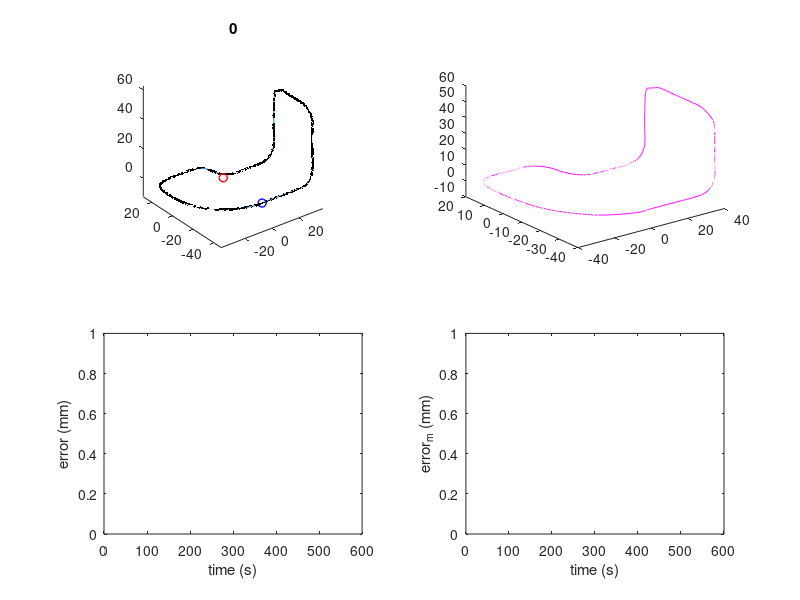

MATLAB code to generate this figure: (Note: this script raises an error after producing the figure.)

% TODO: Loop condition is bad
% only update control points 1x per iteration.

%Z,X,Y
wp = [-37.5000000000000,0,0;-36.5050000000000,0,-8.58000000000000;-32.7890000000000,0,-18.1900000000000;-28.8600000000000,0,-23.9300000000000;-21.7250000000000,0,-30.5660000000000;-12.4100000000000,0,-35.3800000000000;0,0,-37.5000000000000;8.75000000000000,0,-37.5000000000000;11.3200000000000,0,-37.1630000000000;14.9000000000000,0,-35.3800000000000;17.7280000000000,0,-31.9040000000000;18.7500000000000,0,-25.6980000000000;18.7500000000000,0,-18.7500000000000;18.7500000000000,0,-14.0150000000000;18.2850000000000,0,-6.98600000000000;13.4390000000000,0,-1.16800000000000;6.55000000000000,0,0.614000000000000;1.27000000000000,0,5.12200000000000;0,0,12.1430000000000;0,0,23.7500000000000;0,0,27.5000000000000;0,0.874000000000000,31.5800000000000;0,3.80000000000000,35.3400000000000;0,10,37.5000000000000;0,19,37.5000000000000;0,28.8000000000000,37.5000000000000;-0.548000000000000,43.2660000000000,37.5000000000000;-2.92900000000000,47.0710000000000,37.5000000000000;-7.15000000000000,49.5800000000000,37.5000000000000;-11.8160000000000,50,37.5000000000000;-19.6000000000000,50,37.5000000000000;-27.5000000000000,50,37.5000000000000;-31.3200000000000,49.2400000000000,37.5000000000000;-35.4800000000000,46.0270000000000,37.5000000000000;-37.2850000000000,42.0610000000000,37.5000000000000;-37.5000000000000,36.3700000000000,37.5000000000000;-37.5000000000000,19.7500000000000,37.5000000000000;-37.5000000000000,10,37.5000000000000;-37.5000000000000,3.80000000000000,35.3490000000000;-37.5000000000000,0.516000000000000,30.6700000000000;-37.5000000000000,0,20.7190000000000;-37.5000000000000,0,7.89000000000000];
wp = [wp(:,3),wp(:,1),wp(:,2)];
wp(end,:) = wp(1,:); %loop the trajectory
smallnumber = .02;  % make this smaller to get more waypoints
w2o = interp1(1:numel(wp(:,1)),wp,1:smallnumber:numel(wp(:,1)),'spline');

% This while loop evenly spaces the points along the trajectory
w2 = w2o(1:2,:);
c1 = 2;
c2 = 1;
spacingDist = 0.5; % in mm.  Make smaller to get more points
var = 0.5;
% length = 0;
% for i = 2: size(w2o,1)
%     length = length + norm( w2o(i,:)- w2o(i-1,:) );
% end
% display(length)
% return

while c1< size(w2o,1)
    if norm( w2(c2,:)- w2o(c1,:) ) > spacingDist
        c2=c2+1;
        w2(c2,:) = w2o(c1,:);
    end
    c1=c1+1;
end
w2(c2+1,:)  =  w2(1,:);

% avoid the repeat of the last node
wp = w2(1:end-1,:);
w2ILC = wp;


% model: gravity pulls on our 2nd order system.
x0 = [0,0,0,0,0,0]';  %inital conditions: [x,y,z,vx,vy,vz]

iters = 30000; %control steps
X = repmat(x0, 1,iters); % state

mg = 50; %mm/s^2
Dt = 0.02; %seconds
Kp = 1;
Ki = 0;
Kd = 0;

Drag = 0.9;
Speed  = 100; %mm/s
%learningRate = 0.25;

%%%%%%%%%%%%%% PLOTTING
figure(1);clf
subplot(2,2,1);
plot3(w2(:,1),w2(:,2),w2(:,3),'linewidth',.1 );
hold on
plot3(wp(:,1),wp(:,2),wp(:,3),'.k' );

% ANIMATE
hrpath = plot3(X(1,1),X(2,1),X(3,1),'r','linewidth',1);
hrobot = plot3(X(1,1),X(2,1),X(3,1),'ro','linewidth',1);
hnear = plot3(wp(1,1),wp(1,2),wp(1,3),'bo','linewidth',1);

% hILC = plot3(w2ILC(:,1),w2ILC(:,2),w2ILC(:,3),'m','linewidth',.2 );
axis equal
htit = title('0');
control_hist = zeros(size(wp,1),1,3);
error_p = [0 0 0]';
error_c = [0 0 0]';
error_d = NaN;
error_direct = zeros(size(wp,1),3);
error = NaN*ones(iters,1);
error_h = NaN*ones(iters,1);
error_list = NaN*ones(size(wp,1),100);
error_ind = ones(size(wp,1),1);
subplot(2,2,2);
hILC = plot3(w2ILC(:,1),w2ILC(:,2),w2ILC(:,3),'m','linewidth',.2 );

subplot(2,2,3);
herr = plot(Dt*(1:iters),error,'linewidth',1);
xlabel('time (s)');ylabel('error (mm)');

subplot(2,2,4);
herr_h = plot(Dt*(1:iters),error_h,'linewidth',1);
xlabel('time (s)');ylabel('error_m (mm)');


%%%%%%%%%%%%%% END PLOTTING
learningRate = 1;
rangeInfluence = 10;

errInt = [0;0;0];
for i = 1: iters-1
    % determine closest point on trajectory
    [cp,ind]  = closestPt(wp, X(1:3,i));
    %ILC part: change the wp values via a smooth bump to the values.
    error_c = cp - X(1:3,i);
    error(i) = norm( cp - X(1:3,i));
    error_list(ind,error_ind(ind,1)) = error(i);
    error_ind(ind)= error_ind(ind)+1; 
    %rangeInfluence = round(rangeInfluence*tanh(error(i)));
    if i<=1000
        error_m = mean(error(1:i));
    else
       error_m = mean(error(i-999:i)); 
    end
    error_h(i) = error_m;
    cp = w2ILC(ind,:)';
 
%     inds = ind-rangeInfluence:ind+rangeInfluence;
%     scales = 1/(sqrt(2*pi*var)) * exp(-(inds-ind).^2./(2*var^2));
%     %uniform
%     scales = scales / sum(scales);
%     scales = 1-abs(-rangeInfluence:0)/rangeInfluence;
%     indILC = inds;
%     indILC(indILC<1) = size(wp,1)+ indILC(indILC<1);
%     indILC(indILC>size(wp,1)) = indILC(indILC>size(wp,1)) - size(wp,1);
    %indILC
    T = (iters-i)/iters;
    
    error_cpt = error_list(ind,~isnan(error_list(ind,:))); %closest point error history
%     if length(error_cpt) >1
%     error_d = error_cpt(end-1)-error_cpt(end); %error deriviative
%     end
    disp(error_d)
   %     elseif error_d<0
%         learningRate_direct =1tanh(error_d);

    learningRate = exp(-error_m/T); %simulated annealing
    %w2ILC(ind,:) = w2ILC(ind,:) + learningRate.*(wp(ind,:)-X(1:3,i)');
    p2c_vector = wp(ind,:)-X(1:3,i)';
%     error_direct(ind,:) = abs(learningRate_direct).*error_direct(ind,:)+(1-abs(learningRate_direct)).*(p2c_vector/norm(p2c_vector));
%     w2ILC(ind,:) = w2ILC(ind,:) + learningRate.*error_direct(ind,:).*norm(p2c_vector);

   
  % comment to turn off ILC
  
    % look ahead
    ind = ind+ 1;
    if ind>size(wp,1)
        ind = ind-size(wp,1);
    end
    
    wpDiff = w2(ind+1,:)'-w2(ind,:)'; %direction between waypoints
    
    errInt = errInt+ (cp - X(1:3,i)); %integral term
    
    % deriv term
    if i ==1
        vel = [0;0;0];
    else
        vel = X(1:3,i)-X(1:3,i-1);
    end
    
    control = [control_hist(ind,1,1);control_hist(ind,1,2);control_hist(ind,1,3)] + Kp * (cp - X(1:3,i)) + Ki * errInt - Kd * (error_c- error_p); % PID type ILC
    control_hist(ind,1,:) = control ; 
    % controller steers the thrust (only controls the orientation)
    u = Speed*control/norm(control);
    
    
    
    X(:,i+1) = [ ...
        X(1,i) + Drag*Dt*X(4,i) + 1/2*Dt*Dt*u(1);
        X(2,i) + Drag*Dt*X(5,i) + 1/2*Dt*Dt*u(2);
        X(3,i) + Drag*Dt*X(6,i) + 1/2*Dt*Dt*(u(3)-mg);
        Drag*X(4,i) + Dt*u(1);
        Drag*X(5,i) + Dt*u(2);
        Drag*X(6,i) + Dt*(u(3)-mg)];
    
    %update
    if mod(i,20) ==0
        set( hrpath,  'Xdata', X(1,1:i),'Ydata',X(2,1:i),'Zdata',X(3,1:i));
        set( hrobot, 'Xdata',X(1,i),'Ydata',X(2,i),'Zdata',X(3,i));
        set( hnear, 'Xdata',wp(ind,1),'Ydata',wp(ind,2),'Zdata',wp(ind,3));
        set( hILC, 'Xdata',[w2ILC(:,1);w2ILC(1,1)],'Ydata',[w2ILC(:,2);w2ILC(1,2)],'Zdata',[w2ILC(:,3);w2ILC(1,3)] );
        set(htit,'String',num2str(i));
        set(herr,'Ydata',error);
        set(herr_h,'Ydata',error_h);
        drawnow
    end
    
    error_p = error_c;
    
    if ~mod(iters,1000)==0
        pause(1)
    end
end





function [cp,ind] = closestPt(arr,pt) % pick the closest point in arr to py
[~,ind] = min( sum( (arr - repmat(pt',size(arr,1),1)).^2,2));
cp = arr(ind,:)';
end




